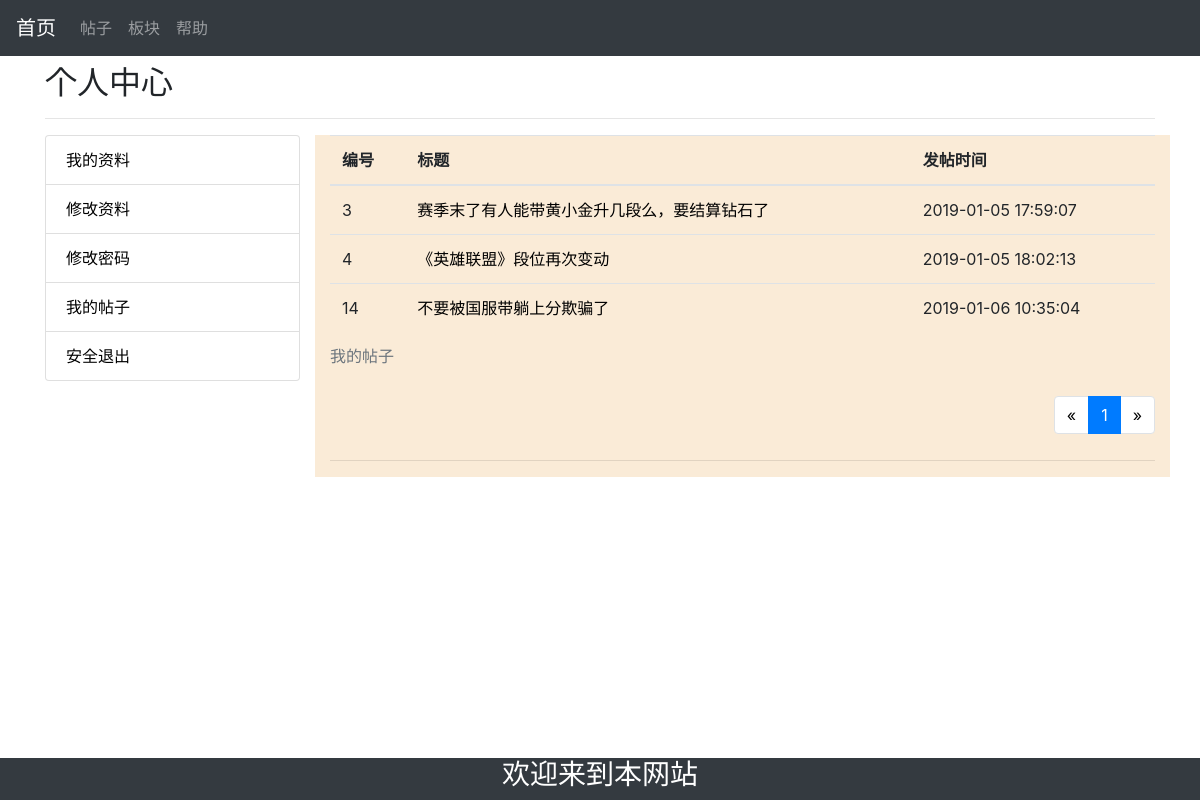
Screenshot of /load/myPosts.php (signed in) with the database file from the repository.
### tables this page shows
CREATE TABLE `post` (
  `id` int(11) NOT NULL AUTO_INCREMENT,
  `username` varchar(255) DEFAULT NULL,
  `title` varchar(255) DEFAULT NULL,
  `content` varchar(765) DEFAULT NULL,
  `datatim` timestamp NULL DEFAULT CURRENT_TIMESTAMP ON UPDATE CURRENT_TIMESTAMP,
  PRIMARY KEY (`id`)
);

### load/myPosts.php (the view, shortened to what this page needs)
<?php
$num_rec_per_page = 10;
$conn = mysqli_connect('localhost', 'root', 'admin', 'test');
mysqli_set_charset($conn,"utf8");
if (isset($_GET["page"])){
    $page=$_GET["page"];
}else{
    $page=1;
};
$start_from=($page-1) * $num_rec_per_page;
$name = $_SESSION['username'];
$sql = "select * from post where username ='".$name."' limit {$start_from},{$num_rec_per_page};";
$query = mysqli_query($conn,$sql );
?>
<!DOCTYPE html>
<html lang="en">
<head>
    <link rel="stylesheet" href="bootstrap.css">
    <link rel="stylesheet" href="https://cdn.staticfile.org/twitter-bootstrap/4.1.0/css/bootstrap.min.css">
</head>
<body style="background-image: url('https://f10.baidu.com/it/u=2932485689,903246839&fm=72')">
<nav class="navbar navbar-expand-md bg-dark navbar-dark fixed-top">
    <a class="navbar-brand" href="../index.php">首页</a>
    <div class="collapse navbar-collapse" id="collapsibleNavbar">
        <ul class="navbar-nav">
            <li class="nav-item">
                <a class="nav-link" href="../allPosts.php">帖子</a>
            </li>
            <li class="nav-item">
                <a class="nav-link" href="../edition.php">板块</a>
            </li>
            <li class="nav-item">
                <a class="nav-link" href="../helped.php">帮助</a>
            </li>
        </ul>
    </div>
</nav>
<br>
<div class="container pt-4">
    <div><h2>个人中心</h2></div>
    <hr>
    <div class="row">
        <aside class="col-md-3">
            <div  class="list-group">
                <a class="list-group-item list-group-item-action" href="index.php">我的资料</a>
                <a class="list-group-item list-group-item-action" href="cart.php">修改资料</a>
                <a class="list-group-item list-group-item-action" href="orders.php">修改密码</a>
                <a class="list-group-item list-group-item-action" href="myPosts.php">我的帖子</a>
                <a class="list-group-item list-group-item-action" href="orders.php">安全退出</a>
            </div >
        </aside>
        <main id="main" class="col-md-9" style="background-color: antiquewhite">
            <div class="table-responsive">
                <table class="table">
                    <caption>我的帖子</caption>
                    <thead>
                    <tr>
                        <th>编号</th>
                        <th>标题</th>
                        <th>发帖时间</th>
                    </tr>
                    </thead>
                    <tbody>
                    <?php while ($item = mysqli_fetch_assoc($query)): ?>
                    <tr>
                        <td><?php echo $item['id']; ?></td>
                        <td><a href="../read.php?id=<?php echo $item['id'] ?>"><?php echo $item['title'] ?></a>
                        </td>
                        <td><?php echo $item['datatim']; ?></td>
                    </tr>
                    <?php endwhile ?>
                    </tbody>
                </table>
            </div>
            <div style="text-align: center">
                <ul class="pagination" style="float: right">
                    <?PHP
                    $sql ="select * from post where username ='".$name."' limit {$start_from},{$num_rec_per_page};";
                    $rs_result = mysqli_query($conn,$sql);
                    $total_records = mysqli_num_rows($rs_result);
                    $total_pages = ceil($total_records / $num_rec_per_page);
                    echo "<li class=\"page-item\"><a class=\"page-link\" href='myPosts.php?page=1'>".'&laquo;'."</a></li>";
                    for($i = 1; $i <= $total_pages; $i ++){
                        if ($page == $i){
                            echo "<li class=\"page-item active\"><a class=\"page-link\" href='myPosts.php?page=".$i."'>".$i."</a></li>";
                        }else{
                            echo "<li class=\"page-item\"><a class=\"page-link\" href='myPosts.php?page=".$i."'>".$i."</a></li>";
                        }
                    };
                    echo "<li class=\"page-item\"><a class=\"page-link\" href = 'myPosts.php?page=$total_pages'>".'&raquo;'."</a></li>"
                    ?>
                </ul>
            </div>
            <br>
            <br>
            <hr>
        </main>
    </div>
</div>
<br>
<nav class=" bg-dark navbar-dark fixed-bottom">
    <div style="text-align: center; ">
        <h3 class="text-white">欢迎来到本网站</h3>
    </div>
</nav>
</body>
</html>

### load/myPosts.php (style rules this page uses)
a { text-decoration: none; }
a:link { color: black; text-decoration: none; }

### rows the page displays
post: id "3", title "赛季末了有人能带黄小金升几段么，要结算钻石了", datatim "2019-01-05 17:59:07"
post: id "4", title "《英雄联盟》段位再次变动", datatim "2019-01-05 18:02:13"
post: id "14", title "不要被国服带躺上分欺骗了", datatim "2019-01-06 10:35:04"
